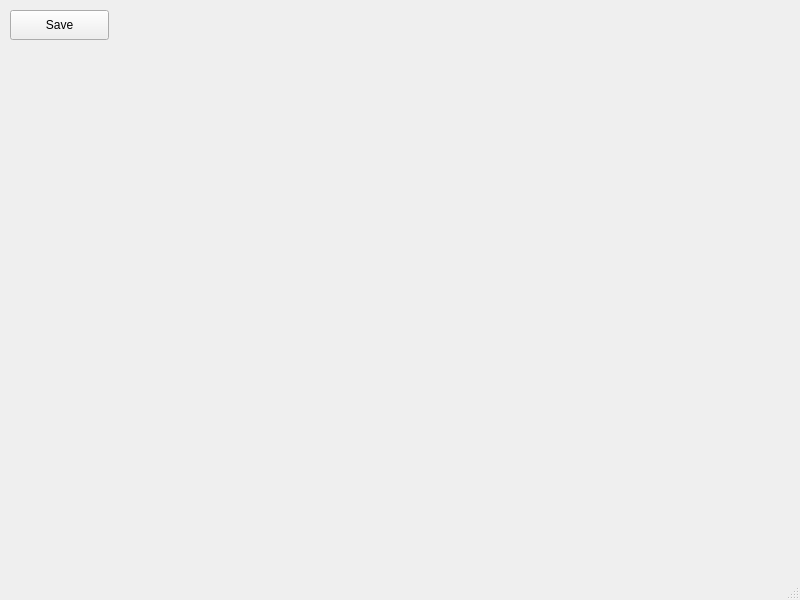
<?xml version="1.0" encoding="UTF-8"?>
<ui version="4.0">
 <class>TestWindow</class>
 <widget class="QMainWindow" name="TestWindow">
  <property name="geometry">
   <rect>
    <x>0</x>
    <y>0</y>
    <width>800</width>
    <height>600</height>
   </rect>
  </property>
  <property name="windowTitle">
   <string>MainWindow</string>
  </property>
  <widget class="QWidget" name="centralwidget">
   <widget class="QPushButton" name="pushButton">
    <property name="geometry">
     <rect>
      <x>10</x>
      <y>10</y>
      <width>99</width>
      <height>30</height>
     </rect>
    </property>
    <property name="text">
     <string>Save</string>
    </property>
   </widget>
  </widget>
  <widget class="QMenuBar" name="menubar">
   <property name="geometry">
    <rect>
     <x>0</x>
     <y>0</y>
     <width>800</width>
     <height>28</height>
    </rect>
   </property>
  </widget>
  <widget class="QStatusBar" name="statusbar"/>
 </widget>
 <resources/>
 <connections/>
</ui>
